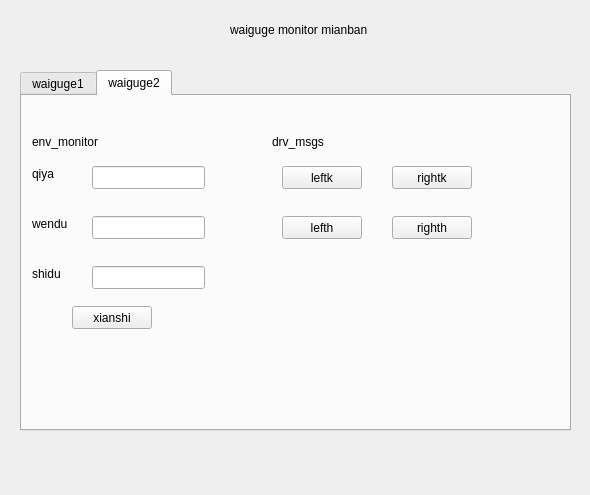
<?xml version="1.0" encoding="UTF-8"?>
<ui version="4.0">
 <class>Form</class>
 <widget class="QWidget" name="Form">
  <property name="geometry">
   <rect>
    <x>0</x>
    <y>0</y>
    <width>590</width>
    <height>495</height>
   </rect>
  </property>
  <property name="windowTitle">
   <string>Form</string>
  </property>
  <widget class="QTabWidget" name="tabWidget">
   <property name="geometry">
    <rect>
     <x>20</x>
     <y>70</y>
     <width>551</width>
     <height>361</height>
    </rect>
   </property>
   <property name="currentIndex">
    <number>1</number>
   </property>
   <widget class="QWidget" name="tab1">
    <attribute name="title">
     <string>waiguge1</string>
    </attribute>
    <widget class="QLabel" name="label_env1">
     <property name="geometry">
      <rect>
       <x>20</x>
       <y>20</y>
       <width>91</width>
       <height>41</height>
      </rect>
     </property>
     <property name="text">
      <string>env_monitor</string>
     </property>
    </widget>
    <widget class="QLabel" name="label_atmo1">
     <property name="geometry">
      <rect>
       <x>20</x>
       <y>70</y>
       <width>71</width>
       <height>21</height>
      </rect>
     </property>
     <property name="text">
      <string>qiya</string>
     </property>
    </widget>
    <widget class="QLabel" name="label_temp1">
     <property name="geometry">
      <rect>
       <x>20</x>
       <y>110</y>
       <width>81</width>
       <height>21</height>
      </rect>
     </property>
     <property name="text">
      <string>wendu</string>
     </property>
    </widget>
    <widget class="QLabel" name="label_hum1">
     <property name="geometry">
      <rect>
       <x>20</x>
       <y>150</y>
       <width>61</width>
       <height>21</height>
      </rect>
     </property>
     <property name="text">
      <string>shidu</string>
     </property>
    </widget>
    <widget class="QLineEdit" name="lineEdit_atmo1">
     <property name="geometry">
      <rect>
       <x>90</x>
       <y>70</y>
       <width>113</width>
       <height>23</height>
      </rect>
     </property>
    </widget>
    <widget class="QLineEdit" name="lineEdit_temper1">
     <property name="geometry">
      <rect>
       <x>80</x>
       <y>110</y>
       <width>113</width>
       <height>23</height>
      </rect>
     </property>
    </widget>
    <widget class="QLineEdit" name="lineEdit_hum1">
     <property name="geometry">
      <rect>
       <x>80</x>
       <y>150</y>
       <width>113</width>
       <height>23</height>
      </rect>
     </property>
    </widget>
    <widget class="QLabel" name="label_drv1">
     <property name="geometry">
      <rect>
       <x>260</x>
       <y>20</y>
       <width>81</width>
       <height>31</height>
      </rect>
     </property>
     <property name="text">
      <string>drv_msgs</string>
     </property>
    </widget>
    <widget class="QPushButton" name="Button_leftk1">
     <property name="geometry">
      <rect>
       <x>260</x>
       <y>70</y>
       <width>80</width>
       <height>23</height>
      </rect>
     </property>
     <property name="text">
      <string>leftk</string>
     </property>
    </widget>
    <widget class="QPushButton" name="Button_lefth1">
     <property name="geometry">
      <rect>
       <x>260</x>
       <y>120</y>
       <width>80</width>
       <height>23</height>
      </rect>
     </property>
     <property name="text">
      <string>lefth</string>
     </property>
    </widget>
    <widget class="QPushButton" name="Button_rightk1">
     <property name="geometry">
      <rect>
       <x>390</x>
       <y>70</y>
       <width>80</width>
       <height>23</height>
      </rect>
     </property>
     <property name="text">
      <string>rightk</string>
     </property>
    </widget>
    <widget class="QPushButton" name="Button_righth1">
     <property name="geometry">
      <rect>
       <x>390</x>
       <y>120</y>
       <width>80</width>
       <height>23</height>
      </rect>
     </property>
     <property name="text">
      <string>righth</string>
     </property>
    </widget>
    <widget class="QPushButton" name="Button_display1">
     <property name="geometry">
      <rect>
       <x>50</x>
       <y>190</y>
       <width>80</width>
       <height>23</height>
      </rect>
     </property>
     <property name="text">
      <string>xianshi</string>
     </property>
    </widget>
   </widget>
   <widget class="QWidget" name="tab2">
    <attribute name="title">
     <string>waiguge2</string>
    </attribute>
    <widget class="QLabel" name="label_env2">
     <property name="geometry">
      <rect>
       <x>10</x>
       <y>30</y>
       <width>81</width>
       <height>31</height>
      </rect>
     </property>
     <property name="text">
      <string>env_monitor</string>
     </property>
    </widget>
    <widget class="QLabel" name="label_atmo2">
     <property name="geometry">
      <rect>
       <x>10</x>
       <y>70</y>
       <width>101</width>
       <height>16</height>
      </rect>
     </property>
     <property name="text">
      <string>qiya</string>
     </property>
    </widget>
    <widget class="QLineEdit" name="lineEdit_atmo2">
     <property name="geometry">
      <rect>
       <x>70</x>
       <y>70</y>
       <width>113</width>
       <height>23</height>
      </rect>
     </property>
    </widget>
    <widget class="QLabel" name="label_temp2">
     <property name="geometry">
      <rect>
       <x>10</x>
       <y>120</y>
       <width>51</width>
       <height>16</height>
      </rect>
     </property>
     <property name="text">
      <string>wendu</string>
     </property>
    </widget>
    <widget class="QLineEdit" name="lineEdit_temp2">
     <property name="geometry">
      <rect>
       <x>70</x>
       <y>120</y>
       <width>113</width>
       <height>23</height>
      </rect>
     </property>
    </widget>
    <widget class="QLabel" name="label_hum2">
     <property name="geometry">
      <rect>
       <x>10</x>
       <y>170</y>
       <width>41</width>
       <height>16</height>
      </rect>
     </property>
     <property name="text">
      <string>shidu</string>
     </property>
    </widget>
    <widget class="QLineEdit" name="lineEdit_hum2">
     <property name="geometry">
      <rect>
       <x>70</x>
       <y>170</y>
       <width>113</width>
       <height>23</height>
      </rect>
     </property>
    </widget>
    <widget class="QLabel" name="label_drv2">
     <property name="geometry">
      <rect>
       <x>250</x>
       <y>30</y>
       <width>81</width>
       <height>31</height>
      </rect>
     </property>
     <property name="text">
      <string>drv_msgs</string>
     </property>
    </widget>
    <widget class="QPushButton" name="Button_leftk2">
     <property name="geometry">
      <rect>
       <x>260</x>
       <y>70</y>
       <width>80</width>
       <height>23</height>
      </rect>
     </property>
     <property name="text">
      <string>leftk</string>
     </property>
    </widget>
    <widget class="QPushButton" name="Button_lefth2">
     <property name="geometry">
      <rect>
       <x>260</x>
       <y>120</y>
       <width>80</width>
       <height>23</height>
      </rect>
     </property>
     <property name="text">
      <string>lefth</string>
     </property>
    </widget>
    <widget class="QPushButton" name="Button_rightk2">
     <property name="geometry">
      <rect>
       <x>370</x>
       <y>70</y>
       <width>80</width>
       <height>23</height>
      </rect>
     </property>
     <property name="text">
      <string>rightk</string>
     </property>
    </widget>
    <widget class="QPushButton" name="Button_righth2">
     <property name="geometry">
      <rect>
       <x>370</x>
       <y>120</y>
       <width>80</width>
       <height>23</height>
      </rect>
     </property>
     <property name="text">
      <string>righth</string>
     </property>
    </widget>
    <widget class="QPushButton" name="Button_display2">
     <property name="geometry">
      <rect>
       <x>50</x>
       <y>210</y>
       <width>80</width>
       <height>23</height>
      </rect>
     </property>
     <property name="text">
      <string>xianshi</string>
     </property>
    </widget>
   </widget>
  </widget>
  <widget class="QLabel" name="header">
   <property name="geometry">
    <rect>
     <x>230</x>
     <y>20</y>
     <width>151</width>
     <height>20</height>
    </rect>
   </property>
   <property name="text">
    <string>waiguge monitor mianban</string>
   </property>
  </widget>
 </widget>
 <resources/>
 <connections/>
</ui>
